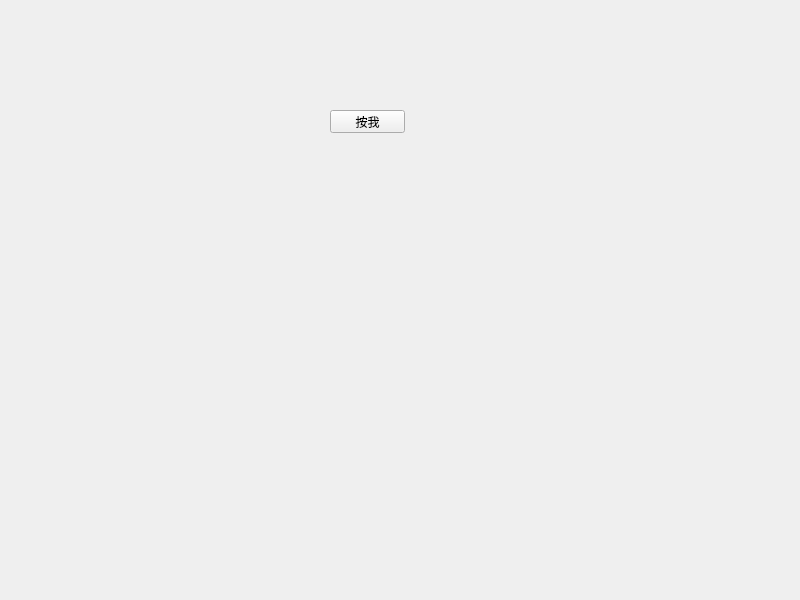
<?xml version="1.0" encoding="UTF-8"?>
<ui version="4.0">
 <class>Widget</class>
 <widget class="QWidget" name="Widget">
  <property name="geometry">
   <rect>
    <x>0</x>
    <y>0</y>
    <width>800</width>
    <height>600</height>
   </rect>
  </property>
  <property name="windowTitle">
   <string>Widget</string>
  </property>
  <widget class="QPushButton" name="pushButton">
   <property name="geometry">
    <rect>
     <x>330</x>
     <y>110</y>
     <width>75</width>
     <height>23</height>
    </rect>
   </property>
   <property name="text">
    <string>按我</string>
   </property>
  </widget>
 </widget>
 <resources/>
 <connections/>
</ui>
